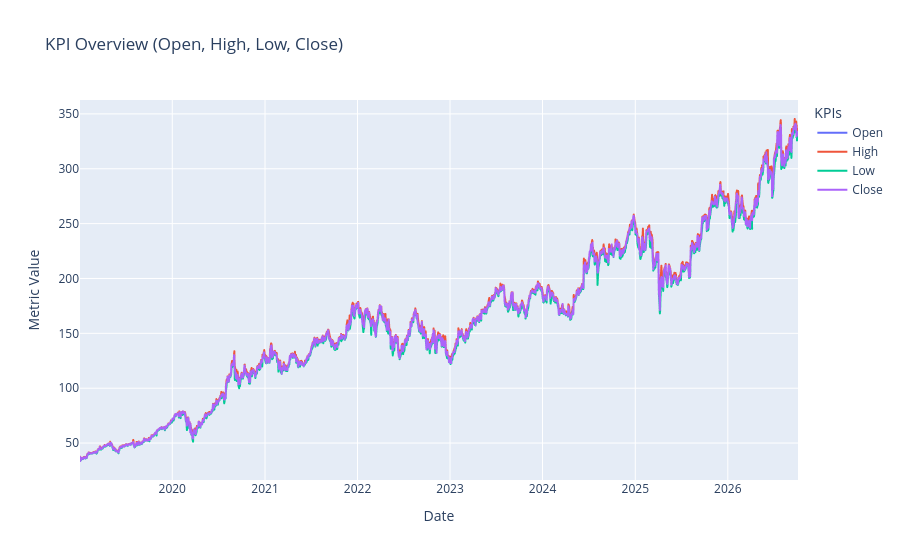

The notebook cell saved with this chart:
### Code cell
# =========================================================
# Visual EDA: KPI Trends & Correlation Heatmap
# =========================================================

# Exclude non-numeric fields for visuals
exclude_cols = {"date", "store_nbr", "state", "type", "cluster"}
numeric_cols = [c for c in df_raw.columns if c not in exclude_cols and pd.api.types.is_numeric_dtype(df_raw[c])]

# --- Plot KPI Time Series (Plotly) ---
if "date" in df_raw.columns and numeric_cols:
    top_kpis = numeric_cols[:4]  # limit to 4 KPIs to avoid clutter
    fig = px.line(
        df_raw.sort_values("date"),
        x="date",
        y=top_kpis,
        title=f"KPI Overview ({', '.join(top_kpis)})",
        labels={"value": "Metric Value", "date": "Date"},
    )
    fig.update_layout(legend_title_text="KPIs")
    fig.show()
else:
    print("⚠️ Skipping time series plot (need 'date' + numeric columns).")

# --- Correlation Heatmap (Seaborn) ---
if len(numeric_cols) >= 2:
    plt.figure(figsize=(6, 4))
    sns.heatmap(df_raw[numeric_cols].corr(), annot=True, fmt=".2f", cmap="Blues")
    plt.title("Correlation Heatmap between KPIs")
    plt.tight_layout()
    plt.show()
else:
    print("⚠️ Not enough numeric columns for correlation heatmap.")

### Figure 1 — Plotly figure (JSON) as saved in the notebook; plotly's stock layout.template omitted (floating-point values rounded to 4 significant figures; data arrays with more than 128 entries replaced by an {"elided": "..."} marker saying what was removed)
{"data": [{"hovertemplate": "variable=Open<br>Date=%{x}<br>Metric Value=%{y}<extra></extra>", "legendgroup": "Open", "line": {"color": "#636efa", "dash": "solid"}, "marker": {"symbol": "circle"}, "mode": "lines", "name": "Open", "showlegend": true, "type": "scattergl", "x": {"elided": "1950 str values"}, "xaxis": "x", "y": {"elided": "1950 float values"}, "yaxis": "y"}, {"hovertemplate": "variable=High<br>Date=%{x}<br>Metric Value=%{y}<extra></extra>", "legendgroup": "High", "line": {"color": "#EF553B", "dash": "solid"}, "marker": {"symbol": "circle"}, "mode": "lines", "name": "High", "showlegend": true, "type": "scattergl", "x": {"elided": "1950 str values"}, "xaxis": "x", "y": {"elided": "1950 float values"}, "yaxis": "y"}, {"hovertemplate": "variable=Low<br>Date=%{x}<br>Metric Value=%{y}<extra></extra>", "legendgroup": "Low", "line": {"color": "#00cc96", "dash": "solid"}, "marker": {"symbol": "circle"}, "mode": "lines", "name": "Low", "showlegend": true, "type": "scattergl", "x": {"elided": "1950 str values"}, "xaxis": "x", "y": {"elided": "1950 float values"}, "yaxis": "y"}, {"hovertemplate": "variable=Close<br>Date=%{x}<br>Metric Value=%{y}<extra></extra>", "legendgroup": "Close", "line": {"color": "#ab63fa", "dash": "solid"}, "marker": {"symbol": "circle"}, "mode": "lines", "name": "Close", "showlegend": true, "type": "scattergl", "x": {"elided": "1950 str values"}, "xaxis": "x", "y": {"elided": "1950 float values"}, "yaxis": "y"}], "layout": {"legend": {"title": {"text": "KPIs"}, "tracegroupgap": 0}, "title": {"text": "KPI Overview (Open, High, Low, Close)"}, "xaxis": {"anchor": "y", "domain": [0, 1], "title": {"text": "Date"}}, "yaxis": {"anchor": "x", "domain": [0, 1], "title": {"text": "Metric Value"}}}}
